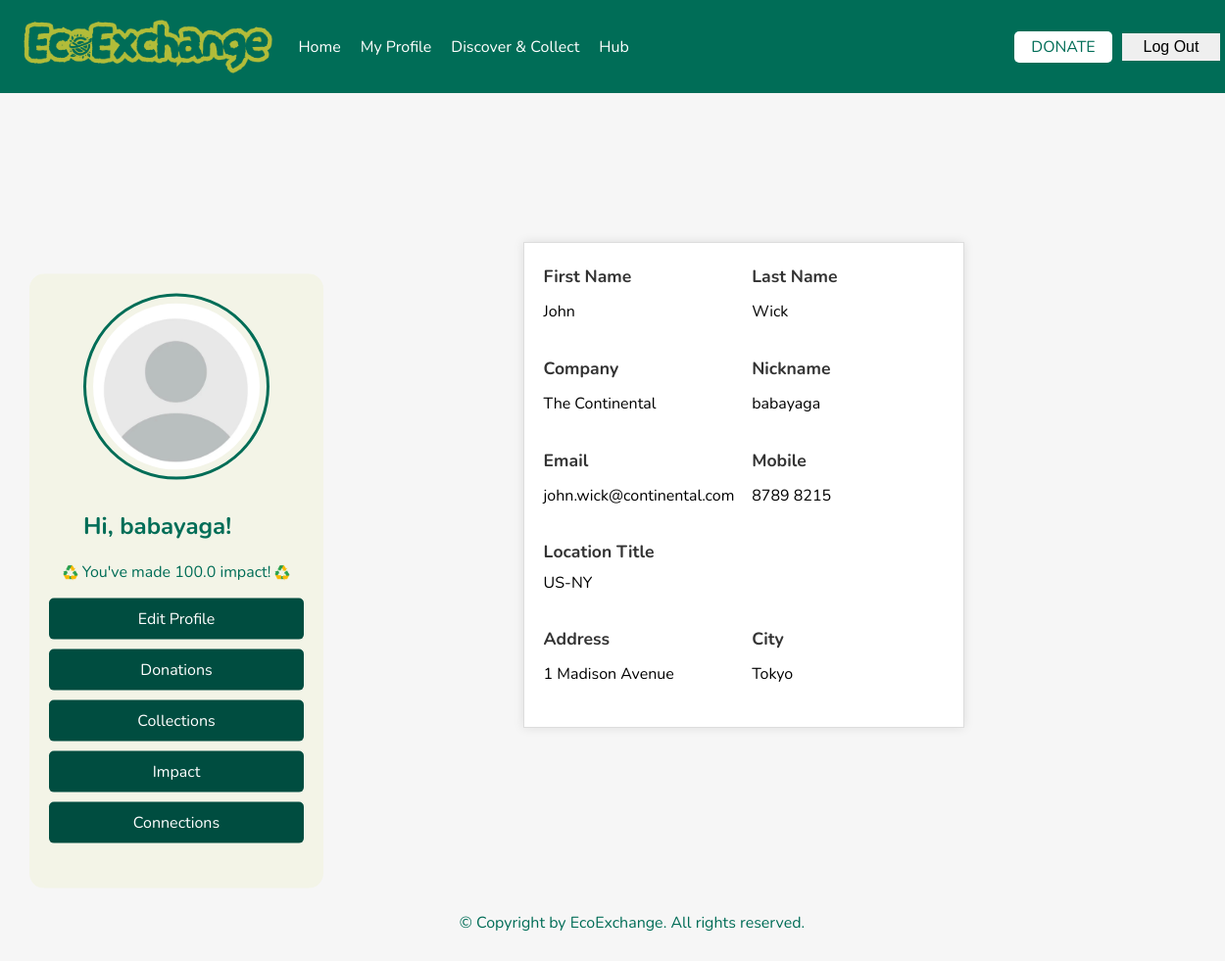
The page /myprofile (signed in) on the database as committed earlier.
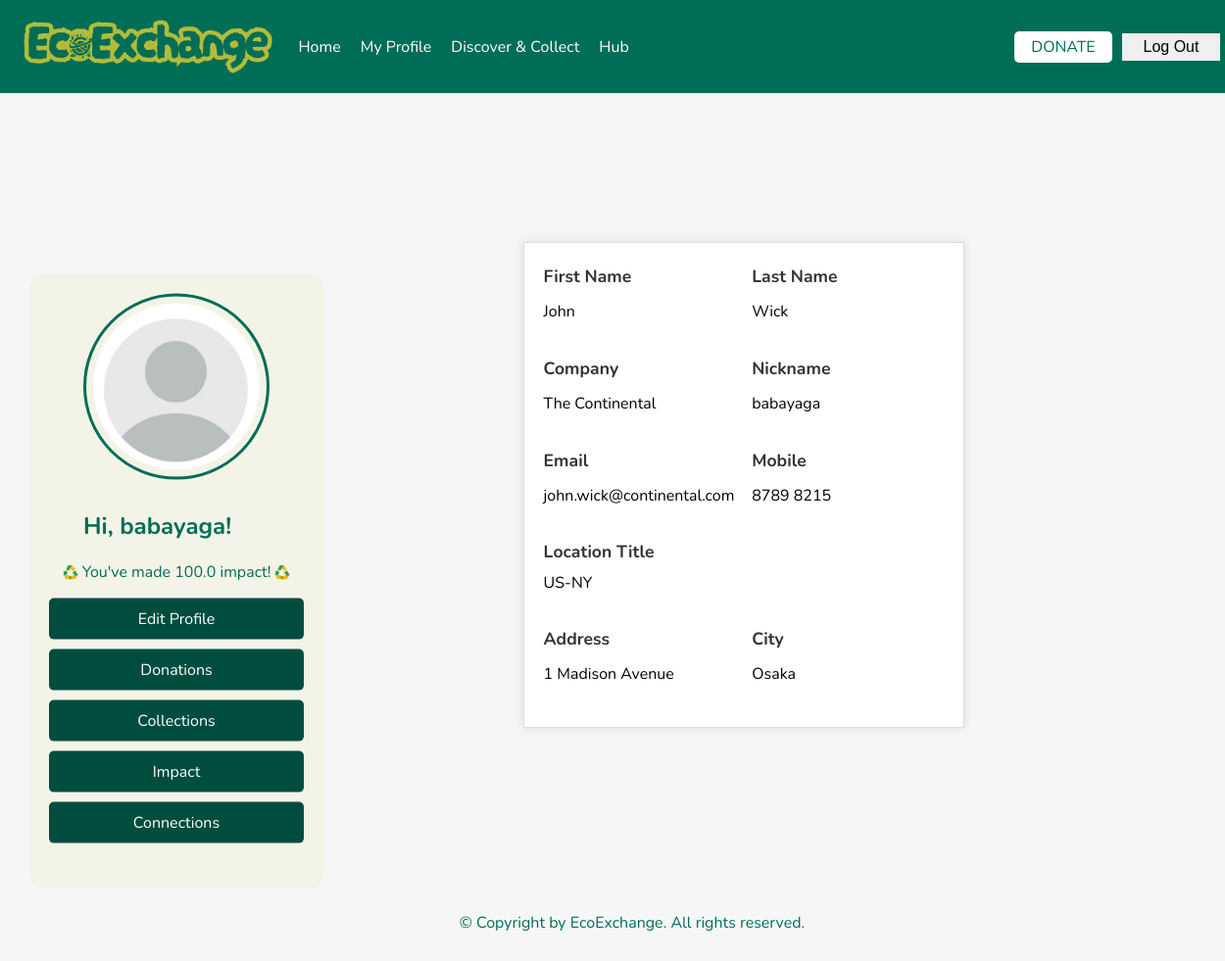
The same page on the database as committed later.
### models/user.py (models this page shows, shortened)
class User(db.Model):
    __tablename__ = "users"
    user_id = db.Column(db.Integer, primary_key=True)
    nick_name = db.Column(db.String(25), nullable=True)
    email = db.Column(db.String(256), unique=True, nullable=False)
    password = db.Column(db.String(256), nullable=False)
    fname = db.Column(db.String(25), nullable=False)
    lname = db.Column(db.String(25), nullable=False)
    mobile = db.Column(db.String(15), nullable=False)
    location_title = db.Column(db.String(125), nullable=False)
    address = db.Column(db.String(256), nullable=False)
    city = db.Column(db.String(50), nullable=False)
    company = db.Column(db.String(50), nullable=True)
    photo = db.Column(db.LargeBinary, nullable=True)

### app.py (the view)
    @app.route("/myprofile")
    def myprofile():
        success_message = request.args.get("success_message", None)
        error_message = request.args.get("error_message", None)
        if 'user_id' in session:
            user = User.query.get(session['user_id'])
            conn = get_db_connection()
            cursor = conn.cursor()
            cursor.execute("""
                SELECT postings_id, donor_user_id, post_title, quantity, pick_up_location, description, post_status, collector_by_user_id
                FROM postings
            """)
            donations = cursor.fetchall()
            cursor.execute("""
                SELECT COALESCE(SUM(score), 0) AS total_score
                FROM postings
                WHERE donor_user_id = ?
            """, (session["user_id"],))
            total_score = cursor.fetchone()["total_score"]
            cursor.execute("""
                SELECT
                    c.donor_user_id,
                    c.collector_user_id,
                    c.connection_status,
                    u1.fname || ' ' || u1.lname AS donor_name,
                    u2.fname || ' ' || u2.lname AS collector_name
                FROM connections c
                JOIN users u1 ON u1.user_id = c.donor_user_id
                JOIN users u2 ON u2.user_id = c.collector_user_id
                WHERE c.connection_status = 'Active' AND c.donor_user_id = ?
            """, (session["user_id"],))
            connection_rows = cursor.fetchall()
            cursor.execute("""
                SELECT COUNT(*) AS total_connections
                FROM connections
                WHERE donor_user_id = ? OR collector_user_id = ?
            """, (session["user_id"], session["user_id"]))
            total_connections = cursor.fetchone()["total_connections"]
            cursor.execute("""
                SELECT
                    postings_id,
                    post_title,
                    post_date,
                    pick_up_location,
                    score
                FROM postings
                WHERE donor_user_id = ? AND is_deleted = 0
            """, (session['user_id'],))
            impact_rows = cursor.fetchall()
            conn.close()
            requests = [{
                'donor_name': row['donor_name'],
                'collector_name': row['collector_name'],
                'connection_status': row['connection_status']
            } for row in connection_rows]
            impact_donations = []
            total_impact_score = 0
            for row in impact_rows:
                impact_donations.append({
                    'post_title': row['post_title'],
                    'score': row['score'],
                    'post_date': row['post_date'],
                    'pick_up_location': row['pick_up_location']
                })
                total_impact_score += row['score']
            return render_template(
                "myprofile.html",
                user=user,
                donations=donations,
                total_score=total_score,
                requests=requests,  # ✅ this is key!
                impact_donations=impact_donations,
                total_impact_score=total_impact_score,
                total_connections=total_connections,
                success_message=success_message,
                error_message=error_message
            )
        else:
            return redirect(url_for('login'))

### app.py (called while the page is built)
def get_db_connection():
    conn = sqlite3.connect("instance/ecoexchange.db")
    conn.row_factory = sqlite3.Row
    print("✅ Database connected successfully!")  # Debugging print
    return conn

### templates/myprofile.html (shortened to what this page needs)
<!DOCTYPE html>
<html lang="en">
{% include 'head.html' %}
<body>
{% include 'navbar.html' %}
<div class="container d-flex">
    <aside class="sidebar me-4">
        <div class="profile text-center mb-4">
            {% if user.photo %}
                <img alt="User Profile">
            {% else %}
                <img src="{{ url_for('static', filename='media/anonymous_sample.jpg') }}" alt="User Profile">
            {% endif %}
            <h2 id="usergreeting">
                {% if user %}
                Hi, {{ user.nick_name }}!
                {% else %}
                Hi, Guest!
                {% endif %}
            </h2>
        </div>
        <div class="impact-pts text-center mb-3">
                <span>
                    <img src="{{ url_for('static', filename='media/recycle.png') }}" alt="Recycle Icon" class="icon">
                    You've made {{ total_score }} impact!
                    <img src="{{ url_for('static', filename='media/recycle.png') }}" alt="Recycle Icon" class="icon">
                </span>
        </div>
        <ul class="sidebar-menu list-unstyled">
            <li><a href="#" data-content="editprofile">Edit Profile</a></li>
            <li><a href="#" data-content="donations">Donations</a></li>
            <li><a href="#" data-content="collections">Collections</a></li>
            <li><a href="#" data-content="impact">Impact</a></li>
            <li><a href="#" data-content="connections">Connections</a></li>
        </ul>
    </aside>
    <div class="flex-grow-1">
        <div id="editprofile" class="content-section" style="display: none;">{% include 'editprofile.html' %}</div>
        <div id="collections" class="content-section" style="display: none;">{% include 'collections.html' %}</div>
        <div id="connections" class="content-section" style="display: none;">{% include 'connections.html' %}</div>
        <div class="myprofile-details p-4 mt-5 mx-auto bg-light border rounded shadow" style="max-width: 1000px;">
            <div class="row">
                <div class="col-12 col-md-6">
                    <label for="fname" class="form-label">First Name</label>
                    <p id="fname" aria-label="First Name">{{ user.fname }}</p>
                </div>
                <div class="col-12 col-md-6">
                    <label for="lname" class="form-label">Last Name</label>
                    <p id="lname" aria-label="Last Name">{{ user.lname }}</p>
                </div>
            </div>
            <div class="row">
                <div class="col-12 col-md-6">
                    <label for="company" class="form-label">Company</label>
                    <p id="company" aria-label="Company">{{ user.company }}</p>
                </div>
                <div class="col-12 col-md-6">
                    <label for="nick_name" class="form-label">Nickname</label>
                    <p id="nick_name" aria-label="Nickname">{{ user.nick_name }}</p>
                </div>
            </div>
            <div class="row">
                <div class="col-12 col-md-6">
                    <label for="email" class="form-label">Email</label>
                    <p id="email" aria-label="Email">{{ user.email }}</p>
                </div>
                <div class="col-12 col-md-6">
                    <label for="mobile" class="form-label">Mobile</label>
                    <p id="mobile" aria-label="Mobile">{{ user.mobile }}</p>
                </div>
            </div>
            <div class="row">
                <div class="col-md-12">
                    <label for="location_title" class="form-label">Location Title</label>
                    <p id="location_title" aria-label="Location Title">{{ user.location_title }}</p>
                </div>
            </div>
            <div class="row">
                <div class="col-12 col-md-6">
                    <label for="address" class="form-label">Address</label>
                    <p id="address" aria-label="Address">{{ user.address }}</p>
                </div>
                <div class="col-12 col-md-6">
                    <label for="city" class="form-label">City</label>
                    <p id="city" aria-label="City">{{ user.city }}</p>
                </div>
            </div>
        </div>
    </div>
</div>
{% include 'footer.html' %}
</body>
</html>

### templates/head.html (shortened to what this page needs)
<head>
    <link rel="stylesheet" href="{{ url_for('static', filename='styles.css') }}">
</head>

### templates/navbar.html (shortened to what this page needs)
<header>
    <img src="{{ url_for('static', filename='media/logo3.png') }}" alt="EcoExchange Logo" class="logo">
    <nav>
        <ul>
            <li><a href="{{ url_for('index') }}">Home</a></li>
            <li><a href="{{ url_for('myprofile') }}">My Profile</a></li>
            <li><a href="{{ url_for('discover') }}">Discover & Collect</a></li>
            <li><a href="{{ url_for('hub') }}">Hub</a></li>
        </ul>
        <div class="auth-buttons">
        </div>
    </nav>
</header>

### templates/editprofile.html (shortened to what this page needs)
<!DOCTYPE html>
<html lang="en">
<head>
    <link rel="stylesheet" href="{{ url_for('static', filename='css/profile.css') }}">
</head>
<body>
</body>
</html>

### templates/footer.html
<footer>
        <p>© Copyright by EcoExchange. All rights reserved.</p>
</footer>

### templates/collections.html (shortened to what this page needs)
<!DOCTYPE html>
<html lang="en">
<head>
</head>
<body>
</body>
</html>

### templates/connections.html (shortened to what this page needs)
<!DOCTYPE html>
<html lang="en">
<head>
</head>
<body>
</body>
</html>

### static/styles.css (style rules this page uses)
body { font-family: Arial, sans-serif; margin: 0; padding: 0; text-align: center; padding-bottom: 0px; padding-top: 95px; overflow-x: hidden; height: 100%; min-height: 100vh; display: flex; flex-direction: column; font-family: "Nunito", sans-serif; background-color: #f6f6f6; }
header { display: flex; align-items: center; justify-content: space-between; width: 100%; padding: 20px; position: fixed; top: 0; left: 0; z-index: 100; background-color: #006d57; overflow: hidden; }
.logo { height: 55px; width: auto; margin-right: 20px; }
nav { display: flex; align-items: center; width: 90%; justify-content: space-between; }
nav ul { list-style: none; display: flex; gap: 20px; margin: 0; padding: 0; }
nav ul li { display: inline-block; }
nav ul li a { text-decoration: none; color: #ffffff; font-family: "Nunito", sans-serif; }
.auth-buttons { display: flex; align-items: center; justify-content: flex-end; gap: 10px; flex-shrink: 0; justify-content: flex-start; padding-right: 25px; }
footer { bottom: 0; width: 100%; color: #006d57; text-align: center; padding: 20px; }
.container { display: flex; justify-content: center; align-items: center; height: 100vh; }
.sidebar { position: absolute; left: 30px; top: 60%; transform: translateY(-50%); width: 260px; color: #006d57; background: #f3f4e7; padding: 20px; display: flex; flex-direction: column; align-items: center; border-radius: 15px; height: fit-content; }
.profile img { width: 170px; height: 170px; border-radius: 50%; object-fit: cover; margin-bottom: 5px; border: 3px solid #006d57; padding: 7px; background-color: #f3f4e7; }
.icon { width: 1em; height: 1em; vertical-align: middle; object-fit: contain; display: inline-block; }
.sidebar-menu { list-style: none; padding: 0; width: 100%; }
.sidebar-menu li { margin-bottom: 10px; text-align: center; }
.sidebar-menu li a { text-decoration: none; color: white; display: block; padding: 10px; font-size: 1rem; border-radius: 5px; background-color: #004d40; }

### static/css/profile.css (style rules this page uses)
html { color-scheme: light dark; }
.row .col-md-6 { display: flex; flex-direction: column; gap: 5px; }
.row { margin-bottom: 20px; margin-left: 0; margin-right: 0; flex-wrap: wrap; display: flex; justify-content: space-between; gap: 20px; }
.form-label { text-align: left; font-weight: bold; font-size: 1.2rem; }
.myprofile-details { display: flex; flex-direction: column; gap: 10px; background-color: #FFFFFF; color: #000000; padding: 20px; width: calc(100% - 2 * 16px); margin: 20px auto; margin-left: 150px; box-shadow: 0 0 10px rgba(0, 0, 0, 0.1); border: 1px solid #ddd; line-height: 1.6; text-align: left; box-sizing: border-box; }
.myprofile-details p { margin: 0; font-size: 1rem; }
.myprofile-details label { display: block; margin-bottom: 5px; font-weight: bold; }
.sidebar .profile h2 { text-align: left; margin-left: 0; }
.sidebar { position: absolute; left: 30px; top: 60%; transform: translateY(-50%); width: 260px; color: #006d57; background: #f3f4e7; padding: 20px; display: flex; flex-direction: column; align-items: center; border-radius: 15px; height: fit-content; }
.sidebar-menu { list-style: none; padding: 0; width: 100%; }
.sidebar-menu li { margin-bottom: 10px; text-align: center; }
.sidebar-menu li a { text-decoration: none; color: white; display: block; padding: 10px; font-size: 1rem; border-radius: 5px; background-color: #004d40; }
.row { display: flex; gap: 15px; margin-bottom: 20px; }
.row .col-md-6 { display: flex; flex-direction: column; gap: 5px; width: 48%; }
.form-label { font-size: 1.1rem; font-weight: bold; color: #333; }

Rows that differ between the two databases and show on the page:
changed User "babayaga": city "Tokyo" → "Osaka"
